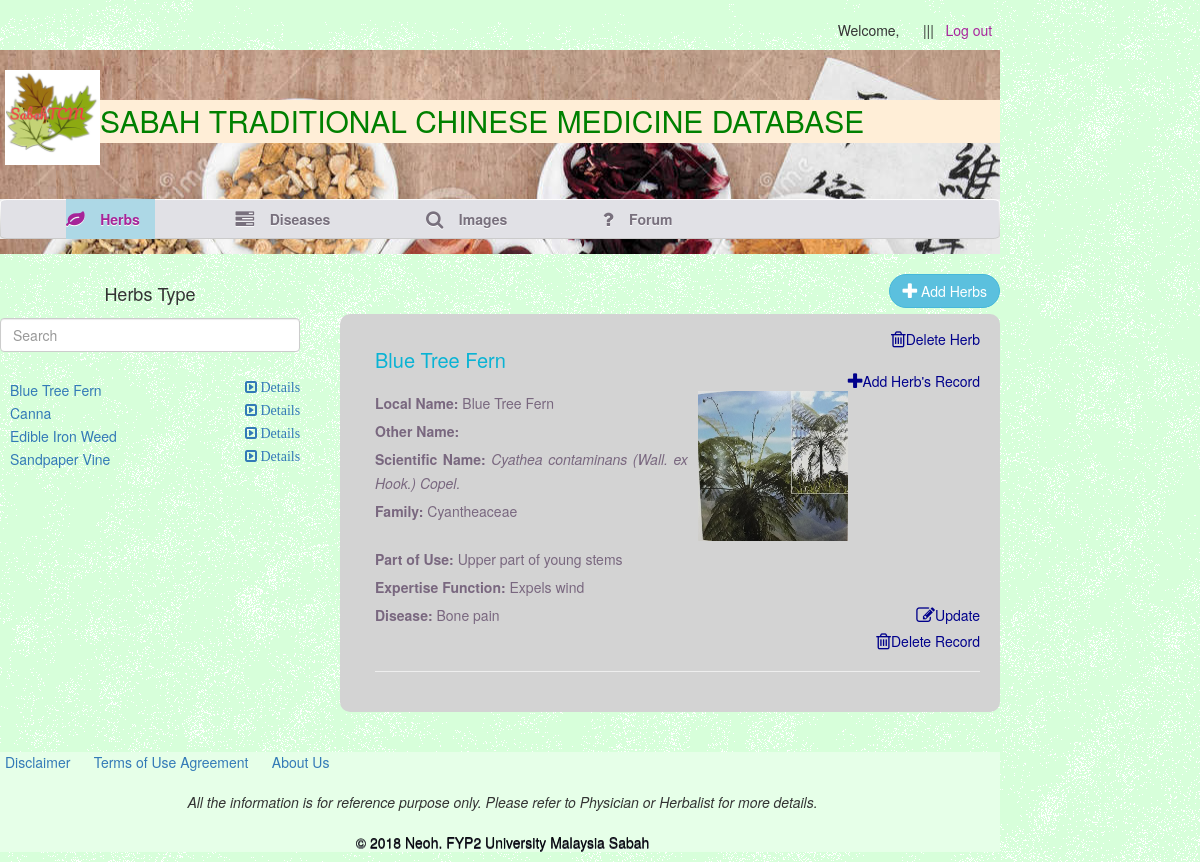
The page /lang/en/Admin/herbs.php?id=1&herb=Blue Tree Fern on the database its author committed.
### tables this page shows
CREATE TABLE `herb_list` (
  `herb_id` int(3) NOT NULL,
  `local_name` varchar(100) NOT NULL,
  `scientific_name` varchar(100) NOT NULL,
  `family` varchar(50) NOT NULL,
  `image` varchar(100) DEFAULT NULL
);

CREATE TABLE `herb_info` (
  `info_id` int(3) NOT NULL,
  `herb_id` int(3) NOT NULL,
  `local_name` varchar(100) NOT NULL,
  `function` varchar(50) DEFAULT NULL,
  `usage_part` varchar(50) DEFAULT NULL,
  `disease` varchar(50) DEFAULT NULL
);

### lang/en/Admin/herbs.php (the view, shortened to what this page needs)
<!DOCTYPE html>
<html>
<head>
	<?php
		include("menu.php");
	?>
</head>
<body>
	<div id="body">
		<div>
			<div class="sidebar">
				<h4 style="text-align:center" id="search">Herbs Type</h4>
				<ul id="list">
				<?php
					$herb_query=mysqli_query($conn,"SELECT * FROM herb_list GROUP BY local_name")or die(mysqli_error($conn));
					while($row=mysqli_fetch_array($herb_query)){
						$herbs_id=$row['herb_id'];
						$herb_name=$row['local_name'];
				?>
						<li><a href="herbs.php?id=<?php echo $herbs_id;?>&amp;herb=<?php echo $herb_name;?>"><?php echo $herb_name;?><i class="pull-right col-lg-4 icon-expand icon-medium">&nbsp;Details</i></a></li>
				<?php
					}
				?>
				</ul>
			</div>
			<a class="btn btn-info pull-right" href="add_herbs.php"><i class="icon-plus icon-large"></i>&nbsp;Add Herbs</a>
			<div class="content">
				<?php
					if(isset($_GET['list_id'])){
						$list_id=$_GET['list_id'];
						$herb_list_information=mysqli_query($conn,"SELECT * FROM herb_list WHERE herb_id='$list_id'")or die(mysqli_error($conn));
						while($data1=mysqli_fetch_array($herb_list_information)){
							$herb_id=$data1['herb_id'];
							$herb_name=$data1['local_name'];
							$other_name=$data1['other_name'];
							$sci_name=$data1['scientific_name'];
							$family=$data1['family'];
							$image=$data1['image'];
						}
				?>
						<h3 class="first"><?php echo $herb_name;?></h3>
						</br>
						<p><img style="width:150px; height:150px; float:right;margin:0px 0px 0px 10px" src="../../../pics/<?php echo $image;?>"></p>
						<p style="padding-bottom:4px"><b> Local Name: </b><?php echo $herb_name;?></p>
						<p style="padding-bottom:4px"><b> Other Name: </b><i><?php echo $other_name;?></i></p>
						<p style="padding-bottom:4px"><b> Scientific Name: </b><i><?php echo $sci_name;?></i></p>
						<p style="padding-bottom:4px"><b> Family: </b><?php echo $family;?></p>
						</br>
				<?php
						$herb_info_show=mysqli_query($conn,"SELECT * FROM herb_info WHERE herb_id='$list_id' ")or die(mysqli_error($conn));
						while($data=mysqli_fetch_array($herb_info_show)){
							$info_id=$data['info_id'];
							$name=$data['local_name'];
							$part=$data['usage_part'];
							$function=$data['function'];
							$disease=$data['disease'];
				?>
							<p style="padding-bottom:4px" ><b> Part of Use: </b><?php echo $part;?></p>
							<p style="padding-bottom:4px"><b> Expertise Function: </b><?php echo $function;?></p>
							<p style="padding-bottom:4px"><b>Disease: </b><?php echo $disease;?>
							<hr>
				<?php
						}
				?>
						Delete herb?
						<form class="form-inline" method="POST" action="delete_herbs.php" enctype="multipart/form-data">
							<button type="submit" class="btn btn-save" onClick="this.form.action='delete_herbs.php?list_id=<?php echo $_GET['list_id']; ?>'">&nbsp;Yes</button>
					        <button type="submit" class="btn btn-save" onClick="this.form.action='herbs.php'">&nbsp;No</button>
					        <input type="hidden" name="m" value="<?php echo $_GET['m']; ?>">
					    </form>
				<?php
					}
					else{
						$id=isset($_GET['id'])?$_GET['id']:NULL;
						if($id==NULL){
							echo "Please Choose Herb";
						}
						else{
							$herb_list_information=mysqli_query($conn,"SELECT * FROM herb_list WHERE herb_id='$id' ")or die(mysqli_error($conn));
							while($data1=mysqli_fetch_array($herb_list_information)){
								$list_id=$data1['herb_id'];
								$herb_name=$data1['local_name'];
								$other_name=$data1['other_name'];
								$sci_name=$data1['scientific_name'];
								$family=$data1['family'];
								$image=$data1['image'];
							}
				?>
							<a class="pull-right" style="color:darkblue" href="delete_herbs.php?list_id=<?php echo $list_id;?>&amp;m=5"><i class="icon-trash icon-large"></i>Delete Herb</a>&nbsp;&nbsp;&nbsp;
							<h3 class="first"><?php echo $herb_name;?></h3>
							<a class="pull-right" style="color:darkblue" href="add_herbs.php?list_id=<?php echo $list_id;?>&amp;m=2"><i class="icon-plus icon-large"></i>Add Herb's Record</a>&nbsp;&nbsp;&nbsp;
							<p><img style="width:150px; height:150px; float:right;margin:0px 0px 0px 10px" src="../../../pics/<?php echo $image;?>"></p>
							<p style="padding-bottom:4px"><b> Local Name: </b><?php echo $herb_name;?></p>
							<p style="padding-bottom:4px"><b> Other Name: </b><?php echo $other_name;?></p>
							<p style="padding-bottom:4px"><b> Scientific Name: </b><i><?php echo $sci_name;?></i></p>
							<p style="padding-bottom:4px"><b> Family: </b><?php echo $family;?></p>
				<?php
							$herb_info_show=mysqli_query($conn,"SELECT * FROM herb_info WHERE herb_id='$id' ")or die(mysqli_error($conn));
							while($data=mysqli_fetch_array($herb_info_show)){
								$info_id=$data['info_id'];
								$part=$data['usage_part'];
								$function=$data['function'];
								$disease=$data['disease'];
				?>
								<p style="padding-bottom:4px"><b> Part of Use: </b><?php echo $part;?></p>
								<p style="padding-bottom:4px"><b> Expertise Function: </b><?php echo $function;?></p>
								<p style="padding-bottom:4px"><b>Disease: </b><?php echo $disease;?>
								<a class="pull-right" style="color:darkblue" href="add_herbs.php?info_id=<?php echo $info_id;?>&amp;m=3"><i class="icon-edit icon-large"></i>Update</a></p>
								<a class="pull-right" style="color:darkblue" href="add_herbs.php?info_id=<?php echo $info_id;?>&amp;m=4"><i class="icon-trash icon-large"></i>Delete Record</a>&nbsp;&nbsp;&nbsp;
								<hr>
				<?php
							}
						}
					}
				?>
			</div>
		</div>
	</div>
	<?php
		include("../footer.php");
	?>
</body>
</html>

### css/docs.css (style rules this page uses)
.btn { border-radius: 25px !important; }
body { background: url(../img/grid_noise.png); position: relative; }

### css/style.css (style rules this page uses)
html { overflow-y: scroll; }
body { background: url(../images/bg.png) repeat; position: absolute; margin: 0; min-width: 1000px; padding: 0; }
a { outline: none; }
img { border: 0; }
p a { color: #A8279D; }
#body { width: 100%; }
#body div#home div.sidebar ul, #body div div.sidebar ul { list-style: none; margin-left: 10px; margin-right: -40px; padding: 0; }
#body div#home div.content p, #body div div.content p { color: #79677f; line-height: 24px; margin: 0 0 12px; text-align: justify; }
#body div, div.body div { background: none; margin: 0 auto; overflow: hidden; width: 1000px; }
#body div div.sidebar, #body div div#connect { float: left; margin: 0; padding: 0; width: 300px; }
#body div div.sidebar ul { padding-top: 15px; }
#body div div.sidebar ul li { margin: 3px 0 0; overflow: hidden; }
#body div div.content, #body div div#contact { background: lightgrey; border-radius: 10px; float: right; padding: 15px 20px 20px 35px; width: 660px; }
#body div div.content h3, #body div div#contact h3 { color: #09b3d4; font-size: 20px; font-weight: normal; margin: 50px 0 0; }
#body div div.content h3.first, #body div div#contact h3.first { margin: 0; }
#body div div.content p { margin: 0; }

### rows shown on the page
herb_list: local_name "Blue Tree Fern", image (picture), scientific_name "Cyathea contaminans (Wall. ex Hook.) Copel.", family "Cyantheaceae"
herb_list: local_name "Canna"
herb_list: local_name "Edible Iron Weed"
herb_list: local_name "Sandpaper Vine"
herb_info: usage_part "Upper part of young stems", function "Expels wind", disease "Bone pain"
